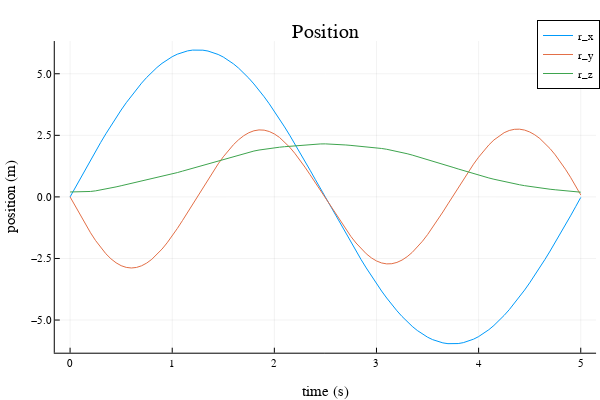
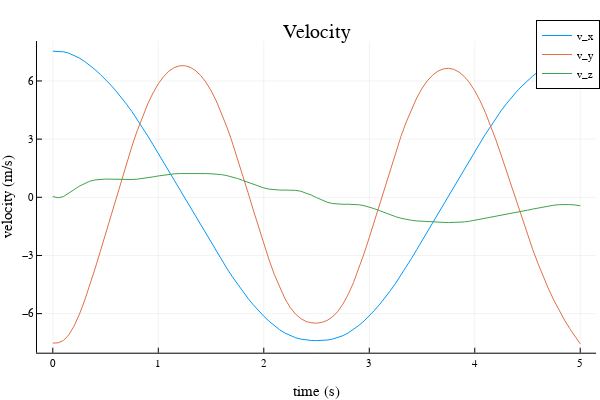
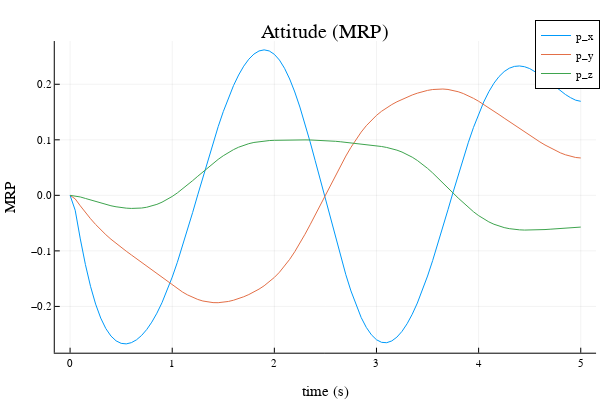
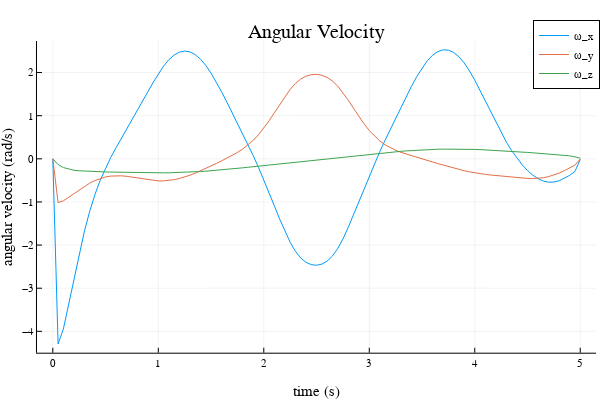

Notebook cell for these charts, in order:
### Code cell
@testset "ilqr" begin 

    # NOTE: set verbose to true here when you submit
    Xilqr, Uilqr, Kilqr, t_vec, params =  solve_quadrotor_trajectory(verbose = true)
    
    # ---------------testing------------------
    Usol = load(joinpath(@__DIR__,"utils","ilqr_U.jld2"))["Usol"]
    @test maximum(norm.(Usol .- Uilqr,Inf)) <= 1e-2 
    
    # ---------------plotting------------------
    Xm = hcat(Xilqr...)
    Um = hcat(Uilqr...)
    display(plot(t_vec, Xm[1:3,:]', xlabel = "time (s)", ylabel = "position (m)",
                                   title = "Position", label = ["r_x" "r_y" "r_z"]))
    display(plot(t_vec, Xm[4:6,:]', xlabel = "time (s)", ylabel = "velocity (m/s)",
                                   title = "Velocity", label = ["v_x" "v_y" "v_z"]))
    display(plot(t_vec, Xm[7:9,:]', xlabel = "time (s)", ylabel = "MRP",
                                   title = "Attitude (MRP)", label = ["p_x" "p_y" "p_z"]))
    display(plot(t_vec, Xm[10:12,:]', xlabel = "time (s)", ylabel = "angular velocity (rad/s)",
                                   title = "Angular Velocity", label = ["ω_x" "ω_y" "ω_z"]))
    display(plot(t_vec[1:end-1], Um', xlabel = "time (s)", ylabel = "rotor speeds (rad/s)",
                                   title = "Controls", label = ["u_1" "u_2" "u_3" "u_4"]))
    display(animate_quadrotor(Xilqr, params.Xref, params.model.dt))
end
